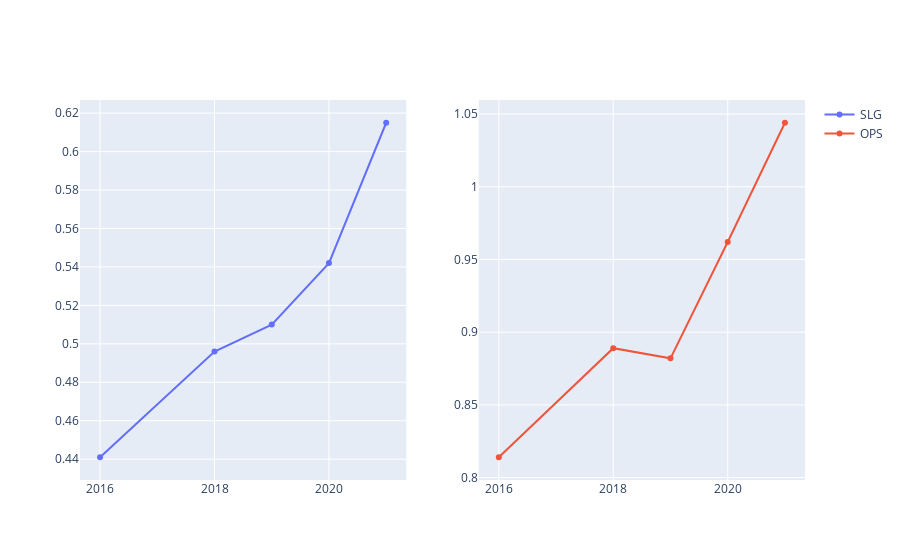

Notebook cell for this chart:
### Code cell
fig = make_subplots(rows=1, cols=2)

fig.add_trace(go.Scatter(x=harper["Season"], y=harper["SLG"], name="SLG"), row=1, col=1)
fig.add_trace(go.Scatter(x=harper["Season"], y=harper["OPS"], name="OPS"), row=1, col=2)

fig.show()

### Figure 1 — Plotly figure (JSON) as saved in the notebook; plotly's stock layout.template omitted (floating-point values rounded to 4 significant figures)
{"data": [{"name": "SLG", "type": "scatter", "x": [2016, 2018, 2019, 2020, 2021], "xaxis": "x", "y": [0.441, 0.496, 0.51, 0.542, 0.615], "yaxis": "y"}, {"name": "OPS", "type": "scatter", "x": [2016, 2018, 2019, 2020, 2021], "xaxis": "x2", "y": [0.814, 0.889, 0.882, 0.962, 1.044], "yaxis": "y2"}], "layout": {"xaxis": {"anchor": "y", "domain": [0, 0.45]}, "xaxis2": {"anchor": "y2", "domain": [0.55, 1]}, "yaxis": {"anchor": "x", "domain": [0, 1]}, "yaxis2": {"anchor": "x2", "domain": [0, 1]}}}
